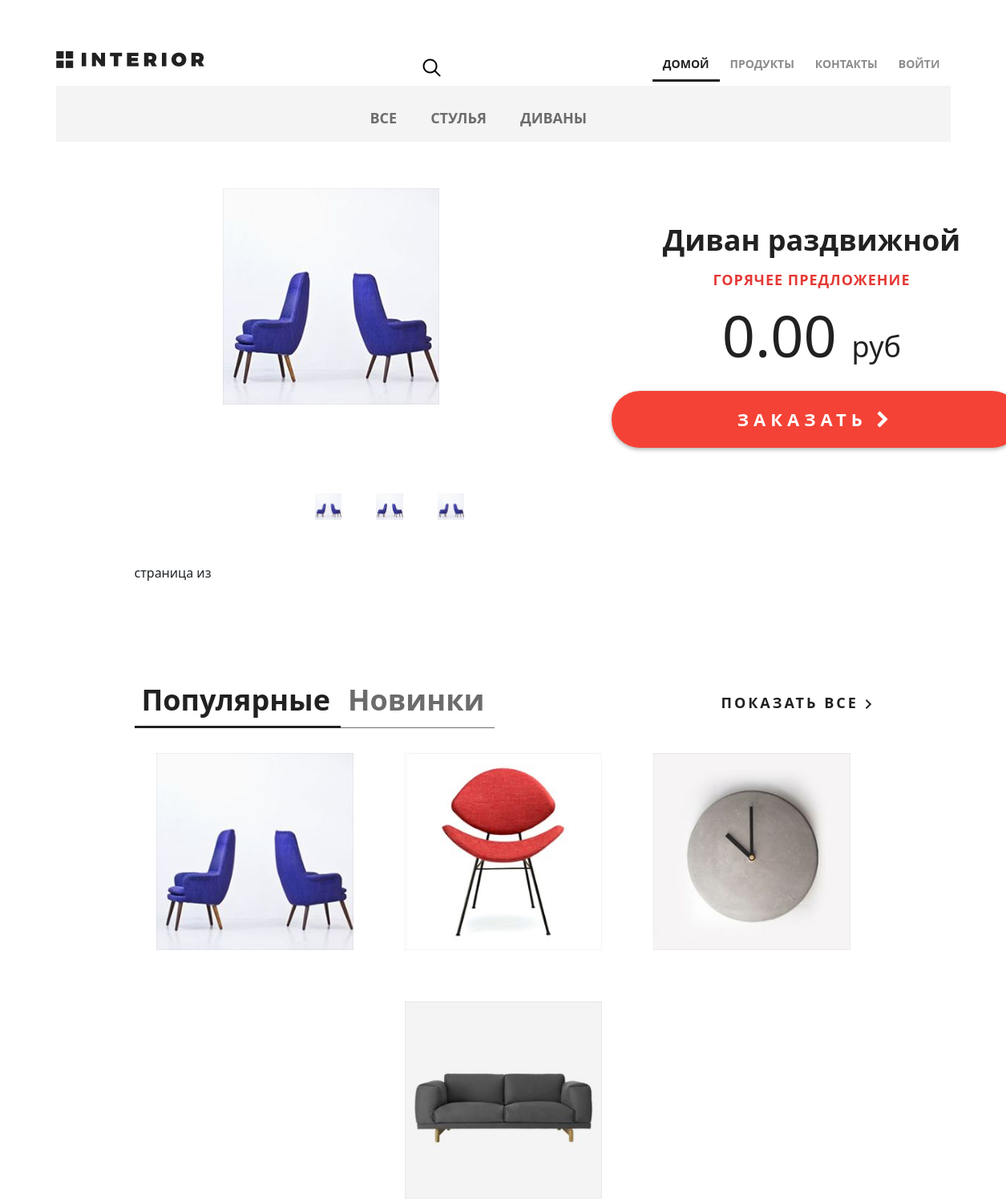
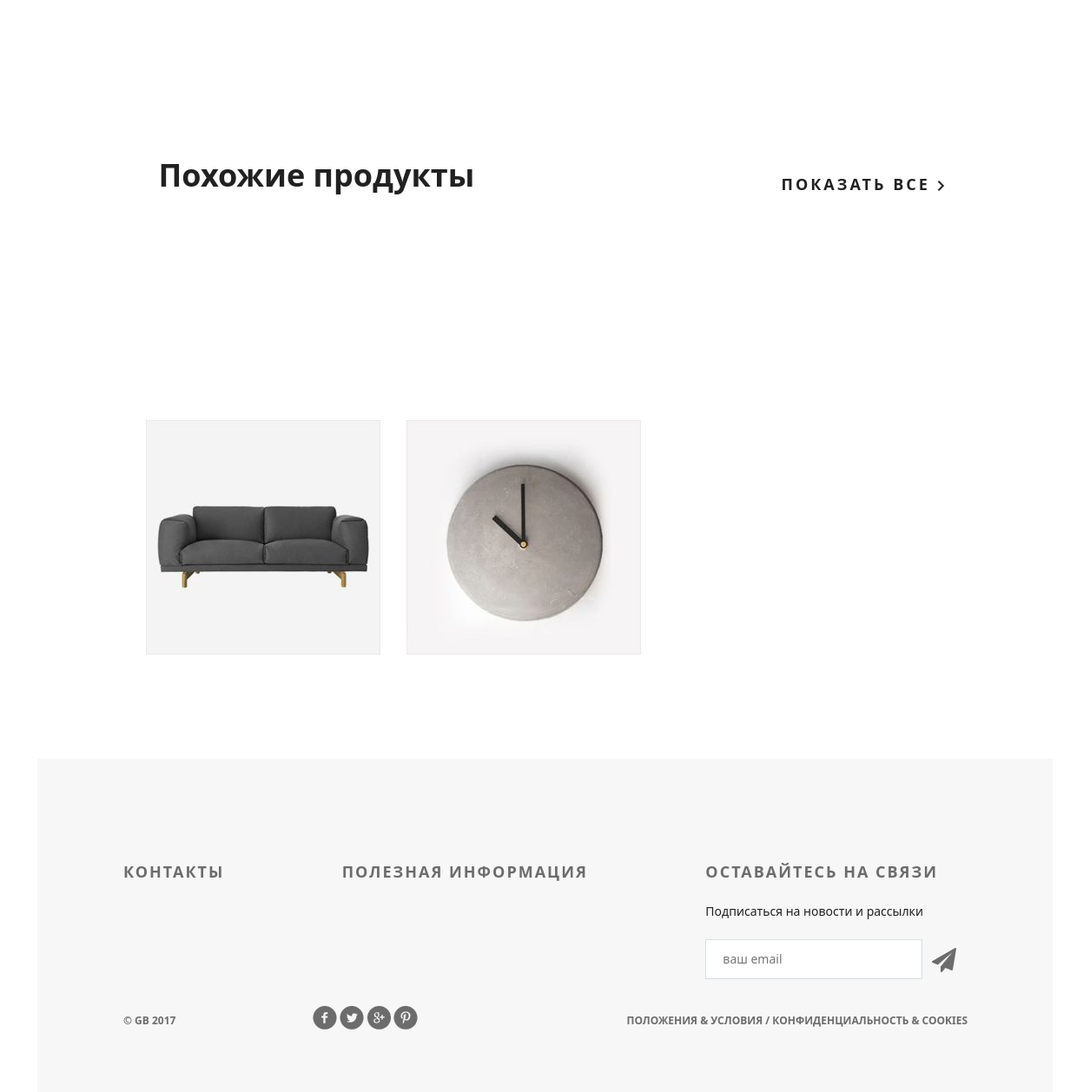
Screenshot of /products/ with the database file from the repository (2 pictures, top to bottom).
### mainapp/models.py (models this page shows, shortened)
class ProductCategory(models.Model):
    name = models.CharField(
        verbose_name='имя',
        max_length=64,
        unique=True,
    )
    description = models.TextField(
        verbose_name='описание',
        blank=True,
    )
    created = models.DateTimeField(auto_now_add=True)
    updated = models.DateTimeField(auto_now=True)
    class Meta:
        verbose_name = 'категория'
        verbose_name_plural = 'категории'

class Product(models.Model):
    category = models.ForeignKey(
        ProductCategory,
        on_delete=models.CASCADE,
        verbose_name='категория',
    )
    name = models.CharField(
        verbose_name='название продукта',
        max_length=128,
    )
    short_desc = models.CharField(
        max_length=256,
        blank=True,
        verbose_name='краткое описание',
    )
    image = models.ImageField(
        upload_to='products_images',
        blank=True,
    )
    description = models.TextField(
        verbose_name='описание',
        blank=True,
    )
    price = models.DecimalField(
        verbose_name='цена',
        max_digits=8,
        decimal_places=2,
        default=0,
    )
    quantity = models.PositiveIntegerField(
        verbose_name='количество на складе',
        default=0,
    )
    is_active = models.BooleanField(default=True)
    class Meta:
        verbose_name = 'товар'
        verbose_name_plural = 'товары'

### mainapp/views.py (the view, shortened to what this page needs)
# urls.py: path('products/', include('mainapp.urls', namespace='products'), name='products'),
def products(request, pk=None, page=1):
    title = 'продукты/каталог'
    hot_product = get_hot_product()
    same_products = get_same_products(hot_product)
    links_menu = ProductCategory.objects.all()
    products = Product.objects.all().order_by('price')
    context = {
        'title': title,
        'links_menu': links_menu,
        'hot_product': hot_product,
        'same_products': same_products,
        'products': products,
    }
    return render(request=request, template_name='mainapp/products.html', context=context)

### mainapp/context_processors.py (called while the page is built)
def basket(request):
    print('Привет, это контекстный процессор')
    basket = []
    if request.user.is_authenticated:
        basket = Basket.objects.filter(user=request.user)
    return {
        'basket': basket,
    }

### mainapp/views.py (called while the page is built)
def get_same_products(hot_product):
    same_products = Product.objects.filter(category=hot_product.category).exclude(pk=hot_product.pk)[:3]
    return same_products

def get_hot_product():
    products = Product.objects.all()
    return random.sample(list(products), 1)[0]

### mainapp/templates/mainapp/products.html (shortened to what this page needs)
{% extends 'geekshop/base.html' %}
{% load static %}
{% block css %}
	<link rel="stylesheet" type="text/css" href="{% static 'mainapp/style.css' %}">
{% endblock %}
{% block content %}
{% include 'geekshop/includes/inc_main_menu.html' %}
<div class="details">
    {% include 'mainapp/includes/inc_category_menu.html' %}
			<div class="details-products d-flex">
				<div class="details-slider">
					<div class="slider-product text-center">
						<img src="/media/{{hot_product.image}}">
					</div>
					<div class="slider-control d-flex ">
						<div class="block">
							<a href="#"><img src="/media/{{hot_product.image}}" alt="" class="w-50">
							</a>
						</div>
						<div class="block">
							<a href="#"><img src="/media/{{hot_product.image}}" alt="" class="w-50">
							</a>
						</div>
						<div class="block">
							<a href="#"><img src="/media/{{hot_product.image}}" alt="" class="w-50">
							</a>
						</div>
					</div>
				</div>
				<div class="description">
					<h3 class="big-bold">{{ hot_product.name }}</h3>
					<h3 class="red">горячее предложение</h3>
					<p class="price"> {{ hot_product.price }} <span>руб</span></p>
					<a href="{% url 'products:product' hot_product.pk %}" class="red-button">
						заказать <i class="fa fa-chevron-right" aria-hidden="true"></i>
					</a>
				</div>
			</div>
		{% if products %}
		<div class="featured mt-5">
			<div class="paginator">
			  <span class="current">
				страница {{ products.number }} из
			  </span>
			</div>
			<div class="featured-menu">
				<a class="active" href="#">Популярные</a><a href="#">Новинки</a>
			</div>
			<a class="explore" href="#">показать все <img src="{% static 'geekshop/img/arrow.png' %}" alt=""></a>
			<div class="clearfix">
			</div>
			<div class="tab-content row mt-4">
				{% for product in products %}
					<div class="block">
						<a href="{% url 'products:product' product.pk %}"><img src="/media/{{product.image}}" alt="">
						</a>
					</div>
				{% endfor %}
			</div>
		</div>
{% if same_products %}
			<div class="related">
				<div class="title clearfix">
					<h2>Похожие продукты</h2>
					<a class="explore" href="#">показать все <img src="/static/geekshop/img/arrow.png" alt=""></a>
				</div>
				<div class="related-products clearfix">
					<div class="block">
					</div>
					{% for prod in same_products %}
					<div class="block">
						<a href="#"><img src="/media/{{prod.image}}" alt="">
						</a>
					</div>
					{% endfor %}
				</div>
			</div>
    {% endif %}
		</div>
	{% endif %}
{% endblock %}

### geekshop/templates/geekshop/base.html (shortened to what this page needs)
{% load static %}
<!DOCTYPE html>
<html>
<head>
	<link rel="stylesheet" type="text/css" href="{% static 'geekshop/style.css' %}">
    <link href="https://cdn.jsdelivr.net/npm/bootstrap@5.0.0-beta3/dist/css/bootstrap.min.css" rel="stylesheet">
	<link rel="stylesheet" href="{% static '/geekshop/fonts/font-awesome/css/font-awesome.css' %}">
    {% block css %}
    {% endblock %}
</head>
<body>
	<div class="container">
        {% block content %}
        {% endblock %}
		<div class="clr"></div>
	</div>
    {% include 'geekshop/includes/inc_footer.html' %}
</body>
</html>

### geekshop/templates/geekshop/includes/inc_main_menu.html (shortened to what this page needs)
<div class="header clearfix">
    <a href="{% url 'index' %}" class="logo"></a>
    <ul class="menu">
        <li><a href="{% url 'index' %}" class="active">домой</a></li>
        <li><a href="{% url 'products:index' %}">продукты</a></li>
        <li><a href="{% url 'contacts' %}">контакты</a></li>
        <li>
            {% if user.is_authenticated %}
                <a href="{% url 'auth:logout' %}">выйти</a>
            {% else %}
                <a href="{% url 'auth:login' %}">войти</a>
            {% endif %}
        </li>
    </ul>
    <a href="#" class="search"></a>
</div>

### mainapp/templates/mainapp/includes/inc_category_menu.html (shortened to what this page needs)
<div class="links clearfix">
    <ul class="links-menu">
          <li>
            <a href="{% url 'products:category' 0 %}"
               class="">
              все
            </a>
          </li>
          {% for link in links_menu %}
            <li>
              <a href="{% url 'products:category' link.pk %}"
                 class="">
                {{ link.name }}
              </a>
            </li>
          {% endfor %}
    </ul>
</div>

### geekshop/templates/geekshop/includes/inc_footer.html
<div class="footer">
    <div class="d-flex">
        <div class="text-footer">
            <h3>контакты</h3>
        </div>
        <div class="text-footer">
            <h3>полезная информация</h3>
        </div>
        <div class="text-footer clearfix">
            <h3>Оставайтесь на связи</h3>
            <p>Подписаться на новости и рассылки</p>
            <form>
                <input type="email" name="email" placeholder="ваш email">
                <a href="#"><i class="fa fa-paper-plane fa-2x" aria-hidden="true"></i></a>
            </form>
        </div>
    </div>
    <p class="small">&copy; GB 2017</p>
    <div class="social">
        <a href="#" class="social1"></a>
        <a href="#" class="social2"></a>
        <a href="#" class="social3"></a>
        <a href="#" class="social4"></a>
    </div>
    <p class="small">Положения &amp; Условия  /  Конфиденциальность &amp; Cookies</p>
</div>

### mainapp/static/mainapp/style.css (style rules this page uses)
.red-button { display: block; height: 71px; width: 510px; border-radius: 35px; background-color: #f44336; text-align: center; text-transform: uppercase; text-decoration: none; color: #ffffff; font-size: 22px; font-weight: 700; line-height: 24px; box-shadow: 0px 2px 4.85px 0.15px rgba(33, 33, 33, 0.35); line-height: 70px; letter-spacing: 6px; margin-top: 31px; }
.details-products { padding-left: 58px; margin-top: 58px; height: 420px; }
.slider-product { width: 570px; height: 370px; }
.slider-control { height: 70px; margin: 11px auto 0px; padding-left: 190px }
.related { padding: 0px 98px; }
.related .title { margin-right: 0; }
.related-products { margin-bottom: 120px; }

### rows the page displays
ProductCategory: name "СТУЛЬЯ"
ProductCategory: name "ДИВАНЫ"
Product: image (picture), name "Диван раздвижной", price "0.00"
Product: image (picture)
Product: image (picture)
Product: image (picture)
